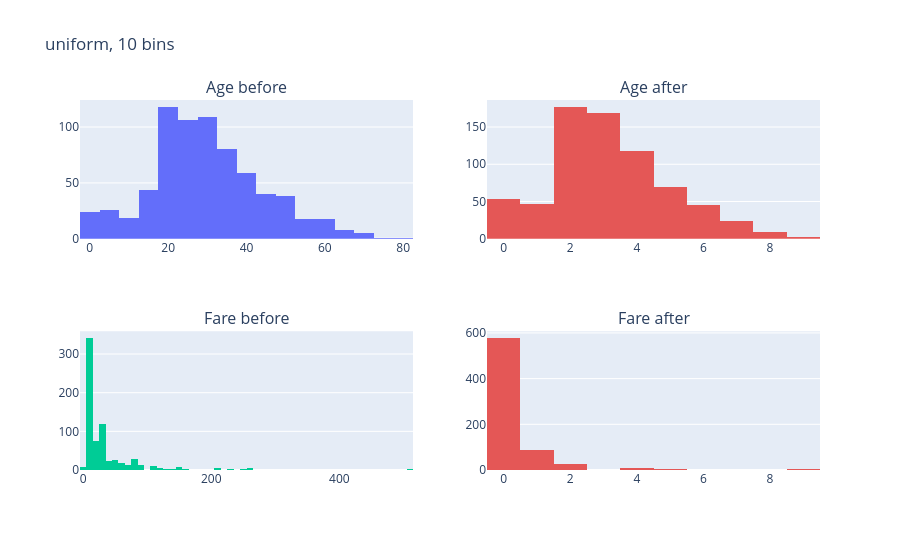

Write notebook code for a chart like this one.
### Code cell
discretize(10, "uniform")

### Figure 1 — Plotly figure (JSON) as saved in the notebook; plotly's stock layout.template omitted (floating-point values rounded to 4 significant figures; data arrays with more than 128 entries replaced by an {"elided": "..."} marker saying what was removed)
{"data": [{"type": "histogram", "x": {"elided": "714 float values"}, "xaxis": "x", "yaxis": "y"}, {"marker": {"color": "#E45756"}, "type": "histogram", "x": {"elided": "714 float values"}, "xaxis": "x2", "yaxis": "y2"}, {"type": "histogram", "x": {"elided": "714 float values"}, "xaxis": "x3", "yaxis": "y3"}, {"marker": {"color": "#E45756"}, "type": "histogram", "x": {"elided": "714 float values"}, "xaxis": "x4", "yaxis": "y4"}], "layout": {"annotations": [{"font": {"size": 16}, "showarrow": false, "text": "Age before", "x": 0.225, "xanchor": "center", "xref": "paper", "y": 1.0, "yanchor": "bottom", "yref": "paper"}, {"font": {"size": 16}, "showarrow": false, "text": "Age after", "x": 0.775, "xanchor": "center", "xref": "paper", "y": 1.0, "yanchor": "bottom", "yref": "paper"}, {"font": {"size": 16}, "showarrow": false, "text": "Fare before", "x": 0.225, "xanchor": "center", "xref": "paper", "y": 0.375, "yanchor": "bottom", "yref": "paper"}, {"font": {"size": 16}, "showarrow": false, "text": "Fare after", "x": 0.775, "xanchor": "center", "xref": "paper", "y": 0.375, "yanchor": "bottom", "yref": "paper"}], "height": 550, "showlegend": false, "title": {"text": "uniform, 10 bins"}, "xaxis": {"anchor": "y", "domain": [0.0, 0.45]}, "xaxis2": {"anchor": "y2", "domain": [0.55, 1.0]}, "xaxis3": {"anchor": "y3", "domain": [0.0, 0.45]}, "xaxis4": {"anchor": "y4", "domain": [0.55, 1.0]}, "yaxis": {"anchor": "x", "domain": [0.625, 1.0]}, "yaxis2": {"anchor": "x2", "domain": [0.625, 1.0]}, "yaxis3": {"anchor": "x3", "domain": [0.0, 0.375]}, "yaxis4": {"anchor": "x4", "domain": [0.0, 0.375]}}}
